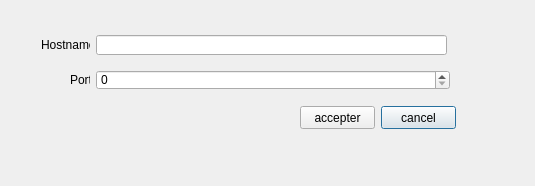
<?xml version="1.0" encoding="UTF-8"?>
<ui version="4.0">
 <class>DuMessengerConnectionDialog</class>
 <widget class="QDialog" name="DuMessengerConnectionDialog">
  <property name="geometry">
   <rect>
    <x>0</x>
    <y>0</y>
    <width>535</width>
    <height>186</height>
   </rect>
  </property>
  <property name="windowTitle">
   <string>Dialog</string>
  </property>
  <widget class="QSpinBox" name="port">
   <property name="geometry">
    <rect>
     <x>96</x>
     <y>70</y>
     <width>354</width>
     <height>20</height>
    </rect>
   </property>
   <property name="maximum">
    <number>999999999</number>
   </property>
  </widget>
  <widget class="QLabel" name="label">
   <property name="geometry">
    <rect>
     <x>70</x>
     <y>70</y>
     <width>20</width>
     <height>20</height>
    </rect>
   </property>
   <property name="text">
    <string>Port</string>
   </property>
  </widget>
  <widget class="QLineEdit" name="hostname">
   <property name="geometry">
    <rect>
     <x>96</x>
     <y>35</y>
     <width>351</width>
     <height>20</height>
    </rect>
   </property>
  </widget>
  <widget class="QLabel" name="label_2">
   <property name="geometry">
    <rect>
     <x>41</x>
     <y>30</y>
     <width>49</width>
     <height>30</height>
    </rect>
   </property>
   <property name="text">
    <string>Hostname</string>
   </property>
  </widget>
  <widget class="QPushButton" name="pb_cancel">
   <property name="geometry">
    <rect>
     <x>381</x>
     <y>106</y>
     <width>75</width>
     <height>23</height>
    </rect>
   </property>
   <property name="text">
    <string>cancel</string>
   </property>
  </widget>
  <widget class="QPushButton" name="pb_accepter">
   <property name="geometry">
    <rect>
     <x>300</x>
     <y>106</y>
     <width>75</width>
     <height>23</height>
    </rect>
   </property>
   <property name="text">
    <string>accepter</string>
   </property>
  </widget>
 </widget>
 <resources/>
 <connections/>
</ui>
